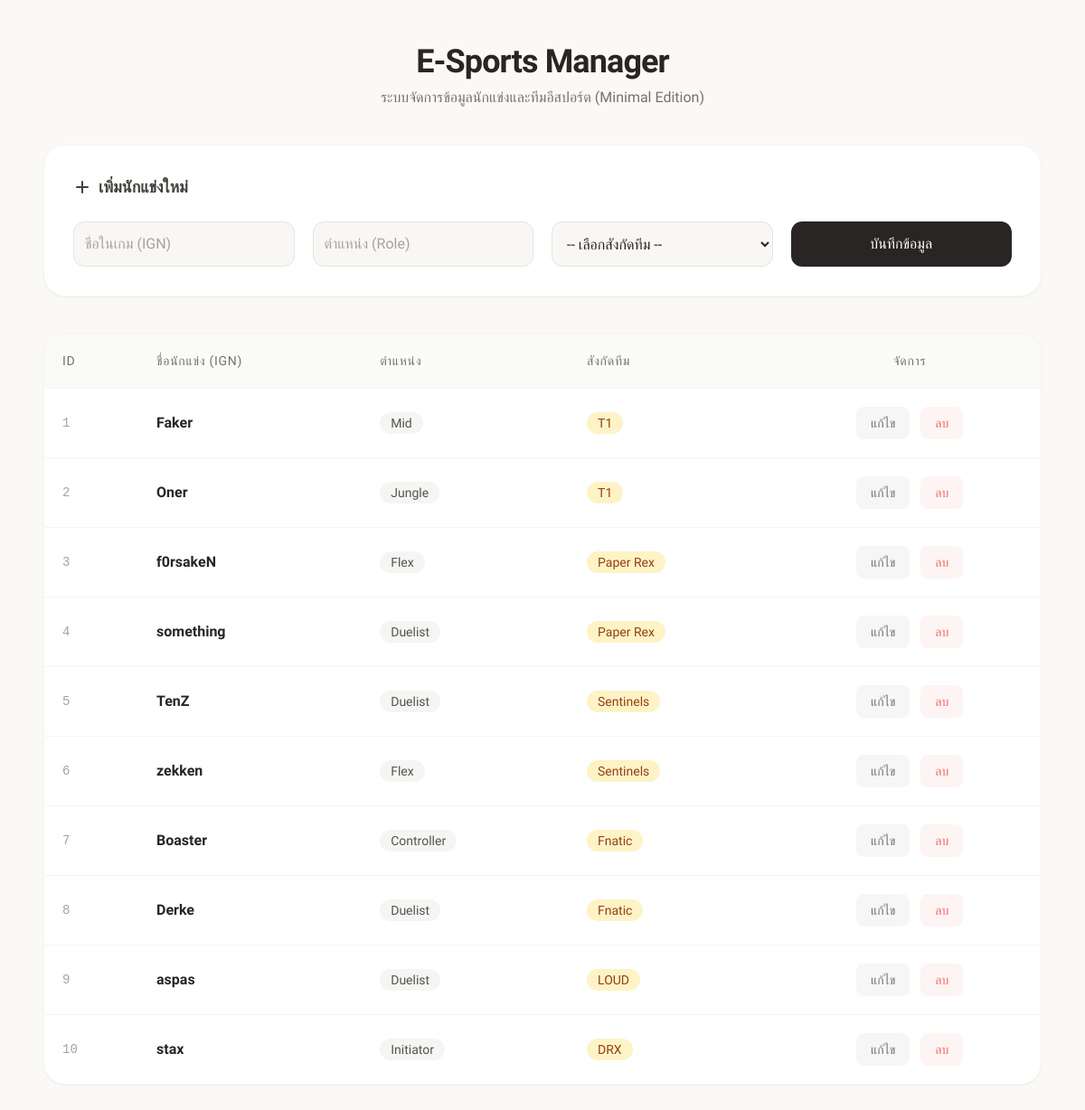
The page / on the database its author committed.
### tables this page shows
CREATE TABLE Players (
    player_id INTEGER PRIMARY KEY AUTOINCREMENT,
    player_name TEXT NOT NULL,
    role TEXT,
    team_id INTEGER,
    FOREIGN KEY(team_id) REFERENCES Teams(team_id)
);

CREATE TABLE Teams (
    team_id INTEGER PRIMARY KEY AUTOINCREMENT,
    team_name TEXT NOT NULL,
    region TEXT
);

### CS104_Esports/app.py (the view)
@app.route('/')
def index():
    conn = get_db_connection()
    players = conn.execute('''
        SELECT Players.player_id, Players.player_name, Players.role, Teams.team_name
        FROM Players
        LEFT JOIN Teams ON Players.team_id = Teams.team_id
    ''').fetchall()
    teams = conn.execute('SELECT * FROM Teams').fetchall()
    conn.close()
    return render_template('index.html', players=players, teams=teams)

### CS104_Esports/app.py (called while the page is built)
def get_db_connection():
    conn = sqlite3.connect(DB_NAME)
    conn.row_factory = sqlite3.Row # ช่วยให้เรียกข้อมูลด้วยชื่อคอลัมน์ได้ เช่น row['player_name']
    return conn

### CS104_Esports/templates/index.html (shortened to what this page needs)
<!DOCTYPE html>
<html lang="th">
<head>
    <script src="https://cdn.tailwindcss.com"></script>
</head>
<body class="bg-[#FBF9F6] text-stone-800 p-6 md:p-12 selection:bg-stone-300">
    <div class="max-w-6xl mx-auto">
        <div class="text-center mb-10">
            <h1 class="text-4xl font-bold text-stone-800 tracking-tight mb-2">E-Sports Manager</h1>
            <p class="text-stone-500">ระบบจัดการข้อมูลนักแข่งและทีมอีสปอร์ต (Minimal Edition)</p>
        </div>
        <div class="bg-white p-8 rounded-3xl shadow-sm border border-stone-100 mb-10 transition-all duration-300 hover:shadow-md">
            <h2 class="text-lg font-semibold mb-6 text-stone-700 flex items-center gap-2">
                <svg xmlns="http://www.w3.org/2000/svg" class="h-5 w-5" viewBox="0 0 20 20" fill="currentColor"><path fill-rule="evenodd" d="M10 3a1 1 0 011 1v5h5a1 1 0 110 2h-5v5a1 1 0 11-2 0v-5H4a1 1 0 110-2h5V4a1 1 0 011-1z" clip-rule="evenodd" /></svg>
                เพิ่มนักแข่งใหม่
            </h2>
            <form action="{{ url_for('add') }}" method="POST" class="grid grid-cols-1 md:grid-cols-4 gap-5">
                <input type="text" name="name" placeholder="ชื่อในเกม (IGN)" required
                    class="bg-[#F8F7F4] border border-stone-200 text-stone-800 rounded-xl p-3 focus:outline-none focus:ring-2 focus:ring-stone-400 transition-all placeholder:text-stone-400">
                <input type="text" name="role" placeholder="ตำแหน่ง (Role)" required
                    class="bg-[#F8F7F4] border border-stone-200 text-stone-800 rounded-xl p-3 focus:outline-none focus:ring-2 focus:ring-stone-400 transition-all placeholder:text-stone-400">
                <select name="team_id" class="bg-[#F8F7F4] border border-stone-200 text-stone-800 rounded-xl p-3 focus:outline-none focus:ring-2 focus:ring-stone-400 transition-all cursor-pointer">
                    <option value="" disabled selected>-- เลือกสังกัดทีม --</option>
                </select>
                <button type="submit"
                    class="bg-stone-800 hover:bg-stone-900 text-white font-medium py-3 px-6 rounded-xl transition duration-300 transform hover:-translate-y-1 hover:shadow-lg flex justify-center items-center gap-2">
                    บันทึกข้อมูล
                </button>
            </form>
        </div>
        <div class="bg-white rounded-3xl shadow-sm overflow-hidden border border-stone-100 transition-all duration-300 hover:shadow-md">
            <div class="overflow-x-auto">
                <table class="w-full text-left border-collapse">
                    <thead>
                        <tr class="bg-stone-50 text-stone-500 text-sm uppercase tracking-wider border-b border-stone-100">
                            <th class="p-5 font-medium">ID</th>
                            <th class="p-5 font-medium">ชื่อนักแข่ง (IGN)</th>
                            <th class="p-5 font-medium">ตำแหน่ง</th>
                            <th class="p-5 font-medium">สังกัดทีม</th>
                            <th class="p-5 font-medium text-center">จัดการ</th>
                        </tr>
                    </thead>
                    <tbody class="divide-y divide-stone-100">
                        {% for player in players %}
                        <tr class="hover:bg-[#FDFBF7] transition duration-200 group">
                            <td class="p-5 text-stone-400 font-mono text-sm">{{ player['player_id'] }}</td>
                            <td class="p-5 font-semibold text-stone-800">{{ player['player_name'] }}</td>
                            <td class="p-5 text-stone-600"><span class="bg-stone-100 px-3 py-1 rounded-full text-sm">{{ player['role'] }}</span></td>
                            <td class="p-5">
                                <span class="bg-amber-100 text-amber-800 px-3 py-1 rounded-full text-sm font-medium">
                                    {{ player['team_name'] }}
                                </span>
                            </td>
                            <td class="p-5 text-center space-x-2 opacity-80 group-hover:opacity-100 transition-opacity">
                                <a href="{{ url_for('edit', id=player['player_id']) }}"
                                   class="inline-block text-stone-600 bg-stone-100 hover:bg-stone-200 hover:text-stone-900 px-4 py-2 rounded-lg text-sm font-medium transition-colors">
                                    แก้ไข
                                </a>
                                <form action="{{ url_for('delete', id=player['player_id']) }}" method="POST" class="inline" onsubmit="return confirm('คุณแน่ใจหรือไม่ว่าต้องการลบข้อมูลของ {{ player['player_name'] }}?');">
                                    <button type="submit"
                                            class="text-red-500 bg-red-50 hover:bg-red-500 hover:text-white px-4 py-2 rounded-lg text-sm font-medium transition-colors">
                                        ลบ
                                    </button>
                                </form>
                            </td>
                        </tr>
                        {% endfor %}
                    </tbody>
                </table>
            </div>
        </div>
    </div>
</body>
</html>

### CS104_Esports/templates/index.html (style rules this page uses)
body { font-family: 'Prompt', sans-serif; }

### rows shown on the page
Players: player_id "1", player_name "Faker", role "Mid", team_name "T1"
Players: player_id "2", player_name "Oner", role "Jungle", team_name "T1"
Players: player_id "3", player_name "f0rsakeN", role "Flex", team_name "Paper Rex"
Players: player_id "4", player_name "something", role "Duelist", team_name "Paper Rex"
Players: player_id "5", player_name "TenZ", role "Duelist", team_name "Sentinels"
Players: player_id "6", player_name "zekken", role "Flex", team_name "Sentinels"
Players: player_id "7", player_name "Boaster", role "Controller", team_name "Fnatic"
Players: player_id "8", player_name "Derke", role "Duelist", team_name "Fnatic"
Players: player_id "9", player_name "aspas", role "Duelist", team_name "LOUD"
Players: player_id "10", player_name "stax", role "Initiator", team_name "DRX"
